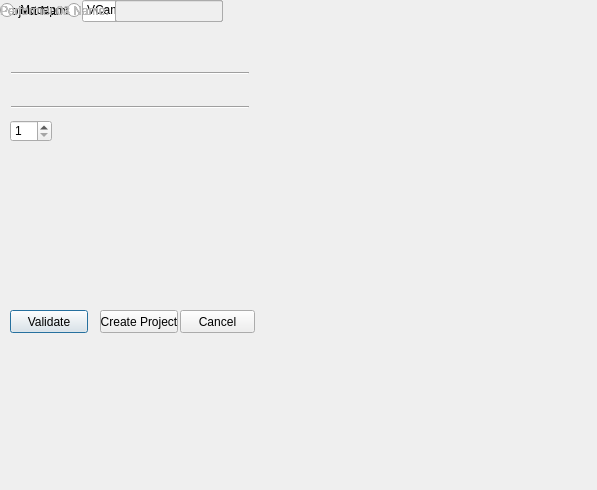
<?xml version="1.0" encoding="UTF-8"?>
<ui version="4.0">
 <class>mocapProjectCreator</class>
 <widget class="QDialog" name="mocapProjectCreator">
  <property name="geometry">
   <rect>
    <x>0</x>
    <y>0</y>
    <width>597</width>
    <height>490</height>
   </rect>
  </property>
  <property name="windowTitle">
   <string>Dialog</string>
  </property>
  <widget class="QSpinBox" name="spinBox_performers">
   <property name="geometry">
    <rect>
     <x>10</x>
     <y>120</y>
     <width>42</width>
     <height>22</height>
    </rect>
   </property>
   <property name="minimum">
    <number>1</number>
   </property>
   <property name="maximum">
    <number>4</number>
   </property>
  </widget>
  <widget class="QPushButton" name="validate_btn">
   <property name="geometry">
    <rect>
     <x>10</x>
     <y>310</y>
     <width>78</width>
     <height>23</height>
    </rect>
   </property>
   <property name="text">
    <string>Validate</string>
   </property>
  </widget>
  <widget class="QWidget" name="">
   <layout class="QHBoxLayout" name="horizontalLayout">
    <item>
     <widget class="QLabel" name="projectName_label">
      <property name="text">
       <string>Project Name:</string>
      </property>
     </widget>
    </item>
    <item>
     <widget class="QLineEdit" name="projectName_lineEdit"/>
    </item>
   </layout>
  </widget>
  <widget class="QWidget" name="">
   <layout class="QHBoxLayout" name="horizontalLayout_7">
    <item>
     <widget class="QRadioButton" name="mocap_radBtn">
      <property name="text">
       <string>Mocap</string>
      </property>
     </widget>
    </item>
    <item>
     <widget class="QRadioButton" name="vcam_radBtn">
      <property name="text">
       <string>VCam</string>
      </property>
     </widget>
    </item>
   </layout>
  </widget>
  <widget class="QWidget" name="">
   <layout class="QHBoxLayout" name="horizontalLayout_2">
    <item>
     <widget class="QLabel" name="performer01_label">
      <property name="text">
       <string>Performer 01 Name:</string>
      </property>
     </widget>
    </item>
    <item>
     <widget class="QLineEdit" name="performer01_lineEdit"/>
    </item>
   </layout>
  </widget>
  <widget class="QWidget" name="">
   <layout class="QHBoxLayout" name="horizontalLayout_3">
    <item>
     <widget class="QLabel" name="performer02_label">
      <property name="enabled">
       <bool>false</bool>
      </property>
      <property name="text">
       <string>Performer 02 Name:</string>
      </property>
     </widget>
    </item>
    <item>
     <widget class="QLineEdit" name="performer02_lineEdit">
      <property name="enabled">
       <bool>false</bool>
      </property>
     </widget>
    </item>
   </layout>
  </widget>
  <widget class="QWidget" name="">
   <layout class="QHBoxLayout" name="horizontalLayout_4">
    <item>
     <widget class="QLabel" name="performer03_label">
      <property name="enabled">
       <bool>false</bool>
      </property>
      <property name="text">
       <string>Performer 03 Name:</string>
      </property>
     </widget>
    </item>
    <item>
     <widget class="QLineEdit" name="performer03_lineEdit">
      <property name="enabled">
       <bool>false</bool>
      </property>
     </widget>
    </item>
   </layout>
  </widget>
  <widget class="QWidget" name="">
   <layout class="QHBoxLayout" name="horizontalLayout_5">
    <item>
     <widget class="QLabel" name="performer04_label">
      <property name="enabled">
       <bool>false</bool>
      </property>
      <property name="text">
       <string>Performer 04 Name:</string>
      </property>
     </widget>
    </item>
    <item>
     <widget class="QLineEdit" name="performer04_lineEdit">
      <property name="enabled">
       <bool>false</bool>
      </property>
     </widget>
    </item>
   </layout>
  </widget>
  <widget class="Line" name="line_2">
   <property name="geometry">
    <rect>
     <x>11</x>
     <y>65</y>
     <width>238</width>
     <height>16</height>
    </rect>
   </property>
   <property name="orientation">
    <enum>Qt::Horizontal</enum>
   </property>
  </widget>
  <widget class="Line" name="line">
   <property name="geometry">
    <rect>
     <x>11</x>
     <y>99</y>
     <width>238</width>
     <height>16</height>
    </rect>
   </property>
   <property name="orientation">
    <enum>Qt::Horizontal</enum>
   </property>
  </widget>
  <widget class="QPushButton" name="create_btn">
   <property name="geometry">
    <rect>
     <x>100</x>
     <y>310</y>
     <width>78</width>
     <height>23</height>
    </rect>
   </property>
   <property name="text">
    <string>Create Project</string>
   </property>
  </widget>
  <widget class="QPushButton" name="cancel_btn">
   <property name="geometry">
    <rect>
     <x>180</x>
     <y>310</y>
     <width>75</width>
     <height>23</height>
    </rect>
   </property>
   <property name="text">
    <string>Cancel</string>
   </property>
  </widget>
  <zorder></zorder>
  <zorder>spinBox_performers</zorder>
  <zorder>validate_btn</zorder>
 </widget>
 <resources/>
 <connections/>
</ui>
